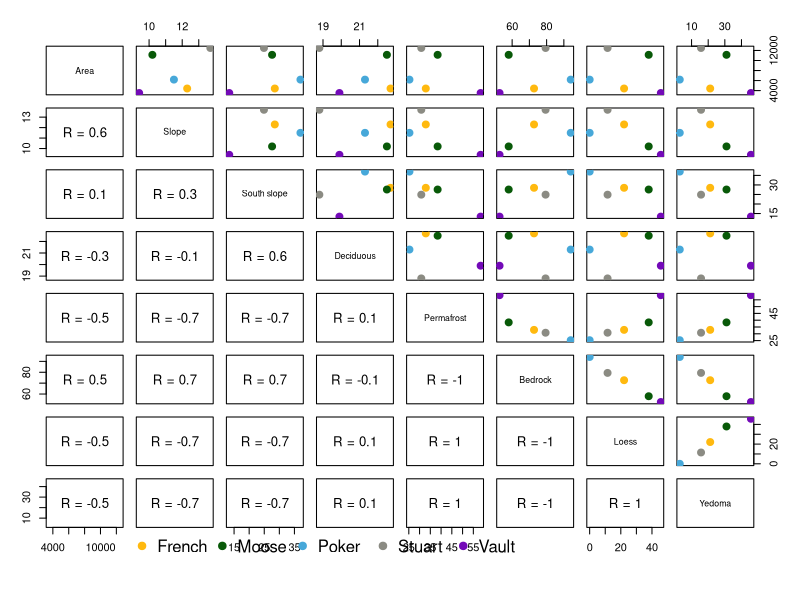

Generate this figure with R:
### Correlations among catchment attributes ###
# This code creates Figure S1

library(here)
library(tidyverse)
library(psych)

### Data ###
dat <- read.csv(here("Raw_data/Site_characteristics.csv"), header = F) %>% t() %>% as.data.frame()
names(dat) <- dat[1,]
dat <- dat %>% slice(-1) %>% rename(Area = Catchment_area) %>% mutate(across(Area:Yedoma, as.numeric))
dat$Site <- c("French", "Moose", "Poker", "Stuart", "Vault")


### Plot ###
pdf("Figures/FigS1.pdf")
jpeg("Figures/FigS1.jpeg", width = 1000, height = 1000, res = 160)

# Set colors
ccols = c('darkgoldenrod1', '#085908', '#47A8D9', 'ivory4', '#730AB8')

# Correlation panel

panel.cor <- function(x, y){
  usr <- par("usr"); on.exit(par(usr))
  par(usr = c(0, 1, 0, 1))
  r <- round(cor(x, y, method = "spearman"), digits = 2)
  txt <- paste0("R = ", r)
  text(0.5, 0.5, txt, cex = 1.2, legend.col = c("Low") )
}
# Customize upper panel
upper.panel<-function(x, y){
  points(x,y, 
         col = ccols[as.factor(dat$Site)],
         pch = 19, cex = 1.4)
}

# Create the plots
pairs(dat[,2:9], 
      lower.panel = panel.cor,
      upper.panel = upper.panel, cex.labels=0.8, oma=c(5,3,3,3))  
par(xpd = TRUE)
legend(x = 0.1, y = -0.55, legend = unique(dat$Site),
       col = ccols, pch = 19, ncol = 5, bty= 'n', yjust = -5)

dev.off()
